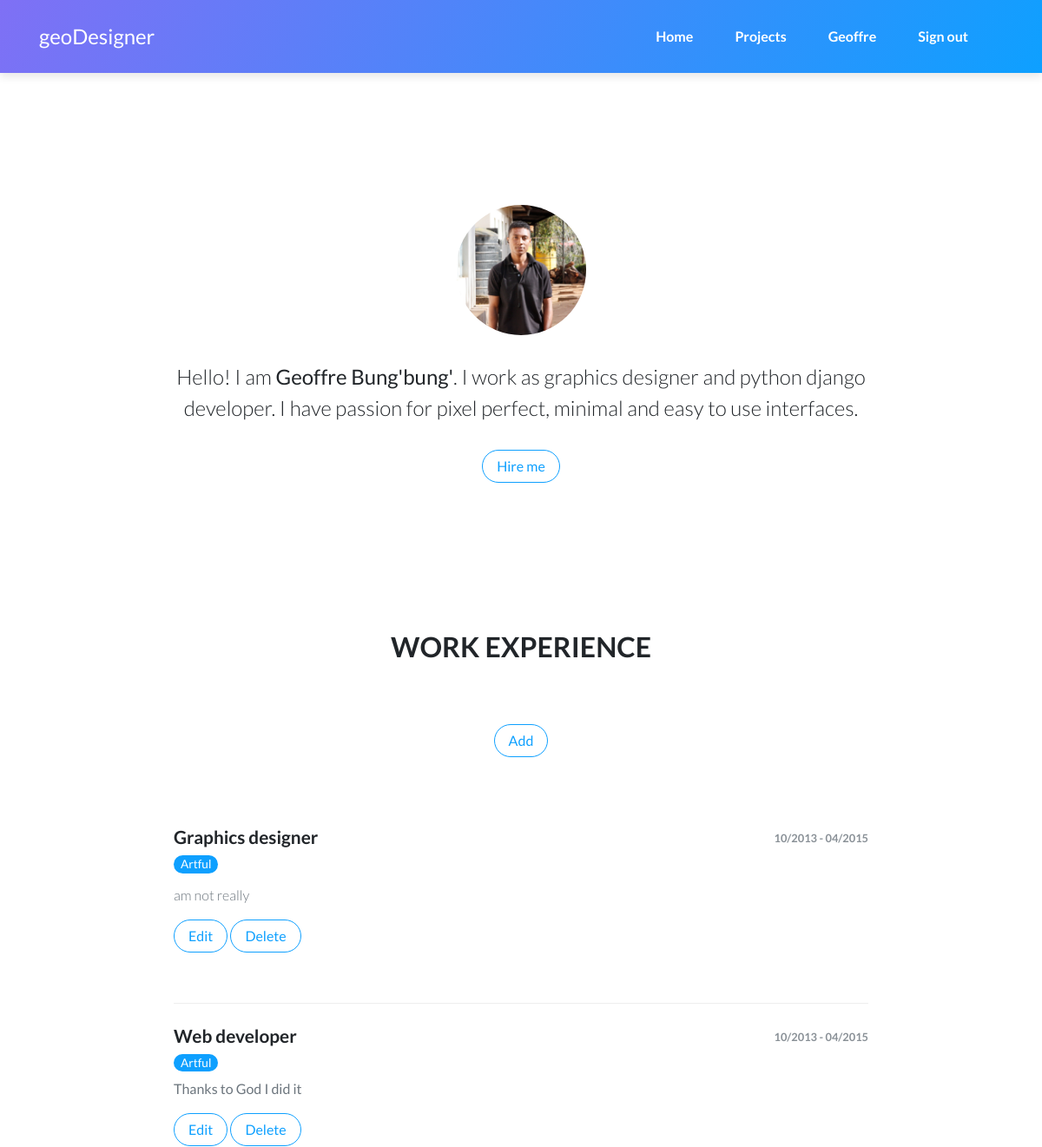
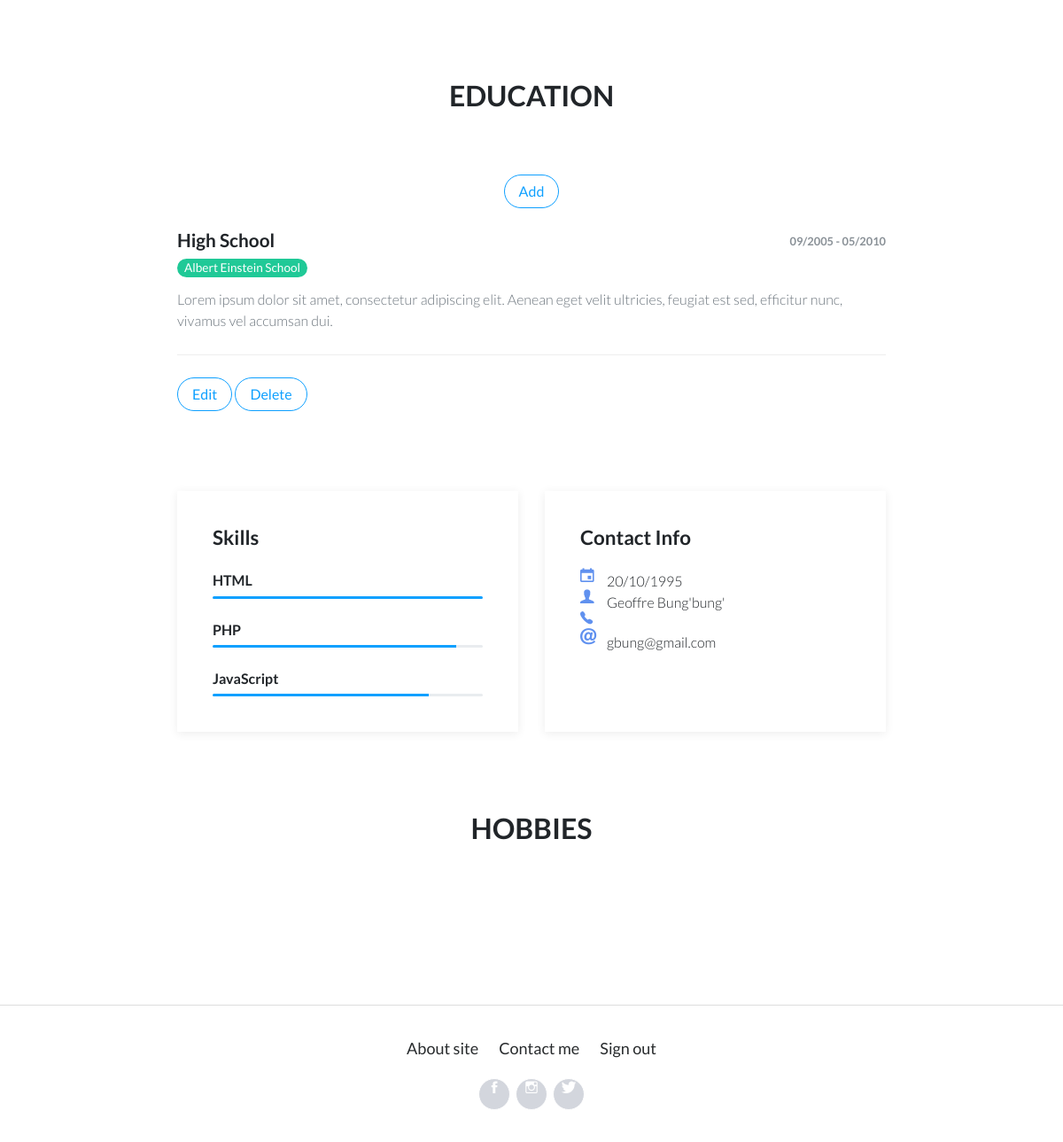
The app's page /resume/ (signed in) with its own data (2 pictures, top to bottom).
### portfolio/models.py (models this page shows, shortened)
class Profile(models.Model):
    user = models.OneToOneField(User, on_delete=models.CASCADE)
    prof_pic = models.ImageField(upload_to='user_directory_path')
    bio = models.TextField(max_length=500)
    hobbies = models.TextField()
    phone_number = models.CharField(max_length= 50)

class Cv(models.Model):
    title = models.CharField(max_length=50)
    organisation= models.CharField(max_length=50)
    description = models.TextField()
    period = models.DateField()

### portfolio/views.py (the view)
# urls.py: path('resume/', views.Resume.as_view(), name= 'resume'),
class Resume(View):
    model = Cv
    form_class = CvForm
    template_name = 'resume.html'
    def get(self, request, *args, **kwargs):
        details = Profile.objects.all().filter(user_id=2)
        cvs = Cv.objects.all()
        return render(request, self.template_name, {'title':'Resume', 'details':details, 'cvs':cvs})

### portfolio/templates/resume.html (shortened to what this page needs)
﻿{% extends "layout.html" %}
{% load staticfiles %}
{% block content %}
    <main class="page cv-page">
        {% include 'resumeup.html' %}
        <section class="portfolio-block cv">
            <div class="container">
                <div class="work-experience group">
                    <div class="heading">
                        {% if user.is_authenticated %}
                        <h2 class="text-center" align="left">Work Experience</h2>
                        <a class="btn btn-outline-primary"  role="button" href="{% url 'portfolio:resumeadd' %}">Add</a>
                        {% else %}
                        <h2 class="text-center">Work Experience</h2>
                        {% endif %}
                    </div>
                    <div class="item">
                        {% for data in cvs %}
                        <div class="row">
                            <div class="col-md-6">
                                <h3>{{ data.title }}</h3>
                                <h4 class="organization">{{ data.organisation }}</h4>
                            </div>
                            <div class="col-md-6"><span class="period">10/2013 - 04/2015</span></div>
                        </div>
                        <p class="text-muted">{{ data.description }}</p>
                        {% if user.is_authenticated %}
                        <div class="mb-5">
                        <a class="btn btn-outline-primary" align="left" role="button" href="{% url 'portfolio:resumeedit' id=resume_id %}">Edit</a>
                        <a class="btn btn-outline-primary" align="right" role="button" href="{% url 'portfolio:hire' %}">Delete</a>
                        </div>
                        {% endif %}
                    </div>
                    {% endfor %}
                </div>
                <div class="education group">
                    <div class="heading mb-4">
                        {% if user.is_authenticated %}
                        <h2 class="text-center" align="left">Education</h2>
                        <a class="btn btn-outline-primary"  role="button" href="{% url 'portfolio:hire' %}">Add</a>
                        {% else %}
                        <h2 class="text-center">Education</h2>
                        {% endif %}
                    </div>
                    <div class="item mt-2">
                        <div class="row">
                            <div class="col-md-6">
                                <h3>High School</h3>
                                <h4 class="organization">Albert Einstein School</h4>
                            </div>
                            <div class="col-6"><span class="period">09/2005 - 05/2010</span></div>
                        </div>
                        <p class="text-muted">Lorem ipsum dolor sit amet, consectetur adipiscing elit. Aenean eget velit ultricies, feugiat est sed, efficitur nunc, vivamus vel accumsan dui.</p>
                    </div>
                    {% if user.is_authenticated %}
                    <div class="mb-5">
                    <a class="btn btn-outline-primary" align="left" role="button" href="{% url 'portfolio:hire' %}">Edit</a>
                    <a class="btn btn-outline-primary" align="right" role="button" href="{% url 'portfolio:hire' %}">Delete</a>
                    </div>
                    {% endif %}
                </div>
                <div class="group">
                    <div class="row">
                        <div class="col-md-6">
                            <div class="skills portfolio-info-card">
                                <h2>Skills</h2>
                                <h3>HTML</h3>
                                <div class="progress">
                                    <div class="progress-bar" aria-valuenow="100" aria-valuemin="0" aria-valuemax="100" style="width: 100%;"><span class="sr-only">100%</span></div>
                                </div>
                                <h3>PHP</h3>
                                <div class="progress">
                                    <div class="progress-bar" aria-valuenow="90" aria-valuemin="0" aria-valuemax="100" style="width: 90%;"><span class="sr-only">90%</span></div>
                                </div>
                                <h3>JavaScript</h3>
                                <div class="progress">
                                    <div class="progress-bar" aria-valuenow="80" aria-valuemin="0" aria-valuemax="100" style="width: 80%;"><span class="sr-only">80%</span></div>
                                </div>
                            </div>
                        </div>
                        <div class="col-md-6">
                            <div class="contact-info portfolio-info-card">
                                <h2>Contact Info</h2>
                                <div class="row">
                                    <div class="col-1"><i class="icon ion-android-calendar icon"></i></div>
                                    <div class="col-9"><span>20/10/1995</span></div>
                                </div>
                                <div class="row">
                                    <div class="col-1"><i class="icon ion-person icon"></i></div>
                                    <div class="col-9"><span>{{ user.first_name }} {{ user.last_name }}</span></div>
                                </div>
                                <div class="row">
                                    <div class="col-1"><i class="icon ion-ios-telephone icon"></i></div>
                                    <div class="col-9"></div>
                                </div>
                                <div class="row">
                                    <div class="col-1"><i class="icon ion-at icon"></i></div>
                                    <div class="col-9"><span>{{ user.email }}</span></div>
                                </div>
                            </div>
                        </div>
                    </div>
                </div>
                <div class="hobbies group">
                    <div class="heading">
                        <h2 class="text-center">Hobbies</h2>
                    </div>
                </div>
        </section>
    </main>
{% endblock content %}

### portfolio/templates/layout.html (shortened to what this page needs)
﻿<!DOCTYPE html>
<html>
<head>
    {% load staticfiles %}
    <link rel="stylesheet" href="{% static '/bootstrap/css/bootstrap.min.css' %}">
    <link rel="stylesheet" href="{% static '/fonts/ionicons.min.css' %}">
    <link rel="stylesheet" href="https://cdnjs.cloudflare.com/ajax/libs/pikaday/1.6.1/css/pikaday.min.css">
</head>
<body>
    <nav class="navbar navbar-dark navbar-expand-lg fixed-top bg-white portfolio-navbar gradient">
        <div class="container"><a class="navbar-brand logo" href="/">geoDesigner</a>
            <div class="collapse navbar-collapse"
                id="navbarNav">
                <ul class="nav navbar-nav ml-auto">
                    <li class="nav-item" role="presentation"><a class="nav-link active" href="/">Home</a></li>
                    <li class="nav-item" role="presentation"><a class="nav-link" href="{% url 'portfolio:art' %}">Projects</a></li>
                    {% if request.user.is_authenticated %}
                    <li class="nav-item" role="presentation"><a class="nav-link" href="{% url 'portfolio:resume' %}">{{ user.username }}</a></li>
                    <li class="nav-item" role="presentation"><a class="nav-link" href="{% url 'portfolio:logout' %}">Sign out</a></li>
                    {% else %}
                    <li class="nav-item" role="presentation"><a class="nav-link" href="{% url 'portfolio:resume' %}">Resume</a></li>
                    <li class="nav-item" role="presentation"><a class="nav-link" href="{% url 'portfolio:hire' %}">Hire me</a></li>
                    {% endif %}
                </ul>
            </div>
        </div>
    </nav>
{% block content %}{% endblock %}
    <footer class="page-footer">
        <div class="container">
            <div class="links">
                <a href="#">About site</a>
                <a href="#">Contact me</a>
                {% if user.is_authenticated %}
                <a href="{% url 'portfolio:logout' %}">Sign out</a>
                {% else %}
                <a href="{% url 'portfolio:signin' %}">Staff</a>
                {% endif %}
            </div>
            <div class="social-icons"><a href="#"><i class="icon ion-social-facebook"></i></a><a href="#"><i class="icon ion-social-instagram-outline"></i></a><a href="#"><i class="icon ion-social-twitter"></i></a></div>
        </div>
    </footer>
</body>
</html>

### portfolio/templates/resumeup.html
﻿{% load staticfiles %}
{% block content %}
{% for details in details %}
<section class="portfolio-block block-intro">
    <div class="container">
        <div class="avatar" style="background-image:url(&quot;{% static '/img/avatars/avatar.jpg' %}&quot;);"></div>
        <div class="about-me">
            <p>Hello! I am <strong>{{ details.user.first_name}} {{ details.user.last_name }}</strong>. I work as graphics designer and python django developer. I have passion for pixel perfect, minimal and easy to use interfaces.</p>
            <a class="btn btn-outline-primary" role="button" href="{% url 'portfolio:hire' %}">Hire me</a>
        </div>
    </div>
</section>
{% endfor %}
{% endblock content %}

### records on screen
Profile: user.first_name "Geoffre", user.last_name "Bung'bung'"
Cv: title "Graphics designer", organisation "Artful", description "am not really"
Cv: title "Web developer", organisation "Artful", description "Thanks to God I did it"

### other values on screen
{{ user.username }} "Geoffre"
{{ user.first_name }} "Geoffre"
{{ user.last_name }} "Bung'bung'"
{{ user.email }} "gbung@gmail.com"
